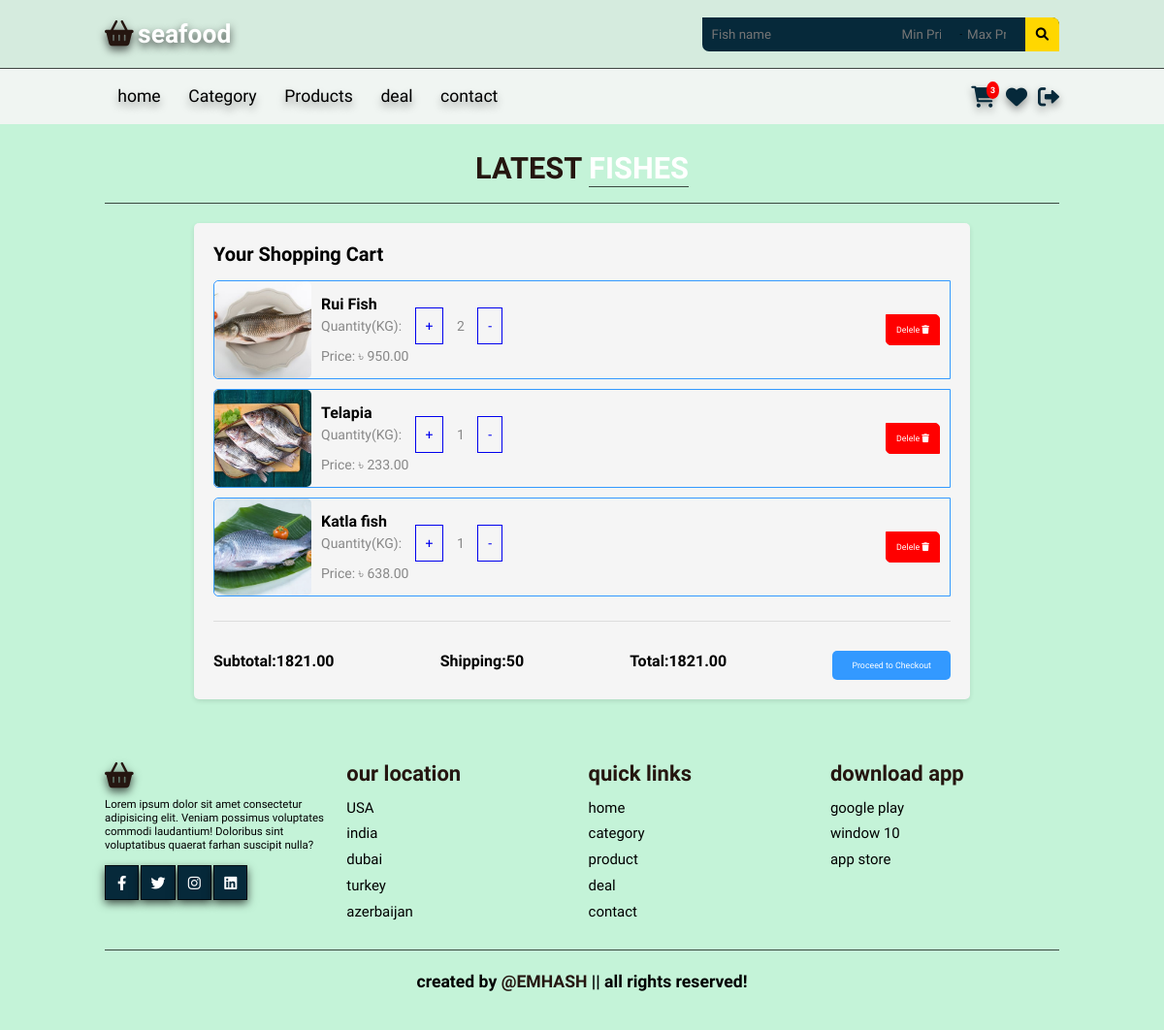
The app's page /cart/ (signed in), older data.
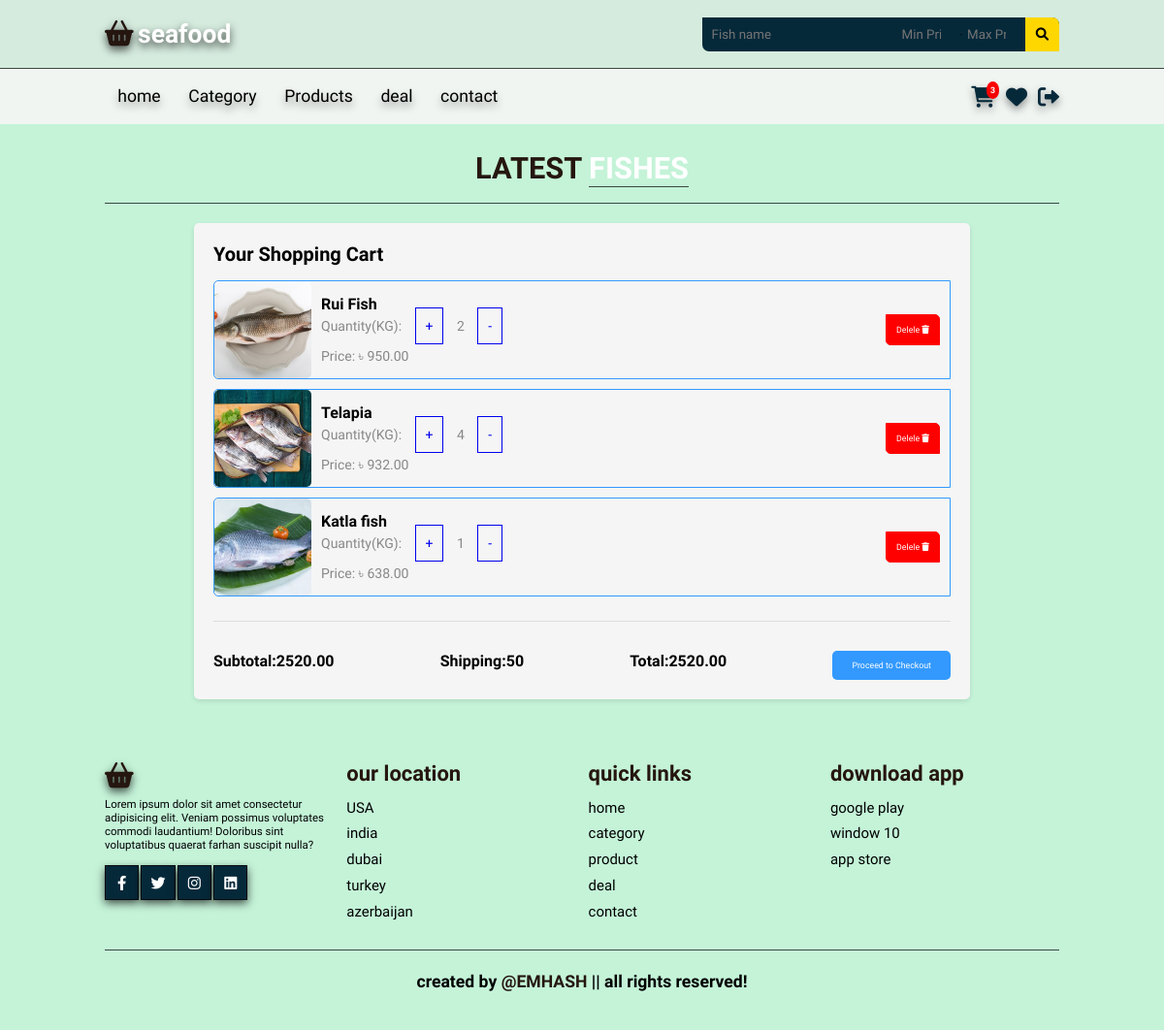
The same page, newer data.
### market/models.py (models this page shows, shortened)
class CommonBaseModel(models.Model):
    uid = models.UUIDField(primary_key=True, default= uuid.uuid4, editable=False)
    created_at = models.DateTimeField(auto_now_add=True)
    updated_at = models.DateTimeField(auto_now=True)
    class Meta:
        abstract = True

class CartItem(CommonBaseModel):
    user = models.ForeignKey(Profile, on_delete=models.CASCADE)
    fish = models.ForeignKey(Fish, on_delete=models.CASCADE)
    quantity = models.IntegerField(default=1)
    purchased = models.BooleanField(default=False)
    def subtotal(self):
        return self.fish.discounted_price() * self.quantity

class Fish(CommonBaseModel):
    name = models.CharField(max_length=100)
    image = models.ImageField(upload_to="Fishes")
    price = models.DecimalField(max_digits=10, decimal_places=2)
    category = models.ForeignKey(Category, on_delete=models.CASCADE)
    discount = models.DecimalField(max_digits=5, decimal_places=2, blank=True, null=True)
    def discounted_price(self):
        if self.discount:
            return self.price - self.discount
        else:
            return self.price

class Order(CommonBaseModel):
    user = models.ForeignKey(Profile, on_delete=models.CASCADE)
    ordered_items = models.ManyToManyField(CartItem)
    payment = models.BooleanField(default=False)
    payment_id = models.CharField( max_length=300, null=True,blank=True)
    order_id = models.UUIDField(default= uuid.uuid4)
    def get_total(self):
        total = 0
        for item in self.ordered_items.all():
            total += item.subtotal()
        return total

### market/views.py (the view)
# urls.py: path("cart/", views.cart, name="cart" ),
@login_required()
def cart(request):
    profile = request.user.profile # as it is one to one field
    if Order.objects.filter(user = request.user.profile, payment=False).exists():
        cart_items = CartItem.objects.filter(user = profile, purchased = False)
        ordered = Order.objects.filter(user = profile, payment = False).first()
        context ={
            "cart":cart_items,
            "orders":ordered,
        }
        return render(request, "frontend/cart.html", context)
    else:
        print("You have no order.")
    return redirect("homepage")

### market/templatetags/common.py (called while the page is built)
@register.filter
def cart_data(user):
    if Order.objects.filter(user = user, payment=False).exists():
        carts = CartItem.objects.filter(user=user, purchased = False)
    else:
        carts = None
    if carts:
        item = carts.count()
        return item
    else:
        item = 0
        return item

### templates/frontend/cart.html (shortened to what this page needs)
{% extends "frontend/base/base.html" %}
{% load static %}
{% block css %}
<link rel="stylesheet" href="{% static "css/cart.css" %}">
{% endblock css %}
{% block content %}
<section class="product" id="product">
    <h1 class="heading">latest <span>Fishes</span></h1>
    <div  class="cart-container">
      <h2 class="cart-title">Your Shopping Cart</h2>
      <div class="cart-items-wrapper">
        {% for the_item in cart %}
        <div class="cart-item">
          <img src="{{the_item.fish.image.url}}" alt="Fish Image" class="cart-item-image">
          <div class="cart-item-details">
            <h3 class="cart-item-name">{{the_item.fish.name}}</h3>
            <div class="quantiy">
              <p class="cart-item-quantity">Quantity(KG):
                 <a href="{% url "cart_plus" the_item.uid %}" class="plus">+</a>
                {{the_item.quantity}}
                <a href="{% url "cart_minus" the_item.uid %}" class="minus"> - </a>
            </div>
            <p class="cart-item-price">Price: <span class="item-price"> &#2547 {{the_item.subtotal}} </span></p>
          </div>
          <a href="" class="delete">Delele  <i class="fas fa-trash"></i></a>
        </div>
        {% endfor %}
      </div>
      <div class="cart-totals-wrapper">
        <div class="cart-subtotal">
          <span class="subtotal-label">Subtotal:{{orders.get_total}}</span>
        </div>
        <div class="cart-shipping-cost">
          <span class="shipping-cost-label">Shipping:50</span>
        </div>
        <div class="cart-total">
          <span class="total-label">Total:{{orders.get_total }}</span>
        </div>
        <a href="#" class="cart-checkout-btn">Proceed to Checkout</a>
      </div>
    </div>
  </section>
{% endblock content %}

Row changes from the older to the newer data that the page shows:
changed CartItem "Telapia": quantity "1" → "4"; subtotal "233.00" → "932.00"
changed through a linked row, Order: get_total "1821.00" → "2520.00"
